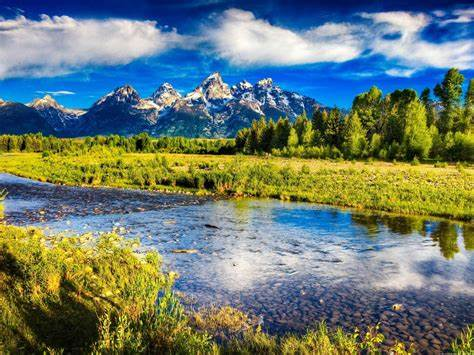
%> input picture 1.jpg, 474 x 355 px
$ octave a22.m   (GNU Octave 9; MATLAB toolbox functions it lacks are replaced by stand-ins)
%> lines starting %> are read from the running program, lines starting %| are printed output that depends on the picture; in (x1, y1, x2, y2) boxes, pixels count from 0 and x2, y2 are one past the last pixel; in counts of white or black regions, pixels touching at a corner belong together; the program's own positions count from 1
% Read the input image
inputImage = imread('1.jpg');
%> inputImage is the input picture: size 355x474x3 uint8; mean R, G, B 108.2, 123.7, 112.5
grayImage = rgb2gray(inputImage);
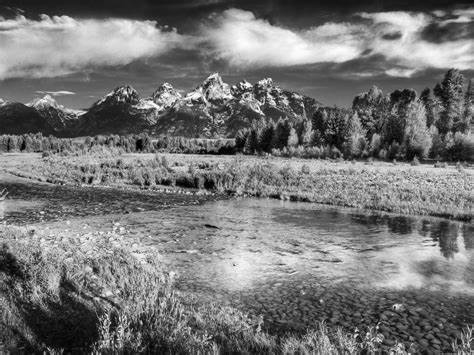
%> grayImage: size 355x474 uint8; min 0, max 254, mean 117.8

% Apply Roberts operator
robertsHorizontal = edge(grayImage, 'Roberts');
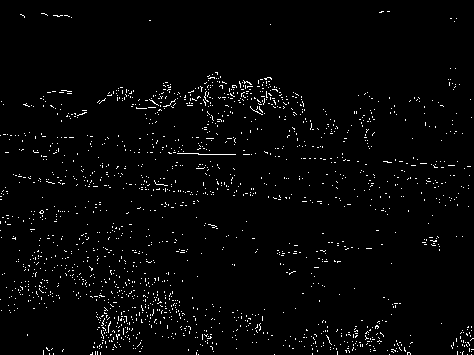
%> robertsHorizontal: size 355x474 logical; 2.2% white in thin lines or dots
robertsVertical = edge(grayImage, 'Roberts', 90);
%> robertsVertical: size 355x474 logical; every value is 0
robertsEdge = robertsHorizontal | robertsVertical;

% Apply Prewitt operator
prewittEdge = edge(grayImage, 'Prewitt');
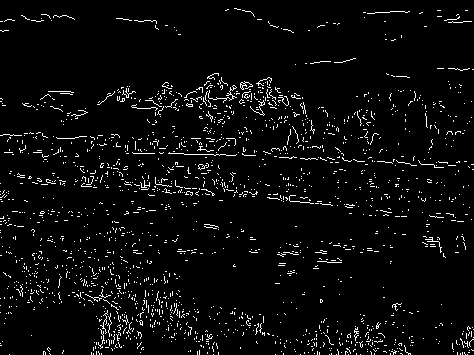
%> prewittEdge: size 355x474 logical; 4.1% white in thin lines or dots

% Apply Sobel operator
sobelEdge = edge(grayImage, 'Sobel');
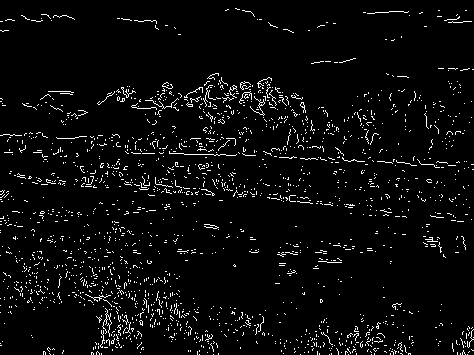
%> sobelEdge: size 355x474 logical; 4.2% white in thin lines or dots

% Display the original image and the edges detected using different operators
subplot(2, 2, 1);
imshow(inputImage);
title('Original Image');

subplot(2, 2, 2);
imshow(robertsEdge);
title('Roberts Edge');

subplot(2, 2, 3);
imshow(prewittEdge);
title('Prewitt Edge');

subplot(2, 2, 4);
imshow(sobelEdge);
title('Sobel Edge');

$ run again, with 2.jpg copied over 1.jpg
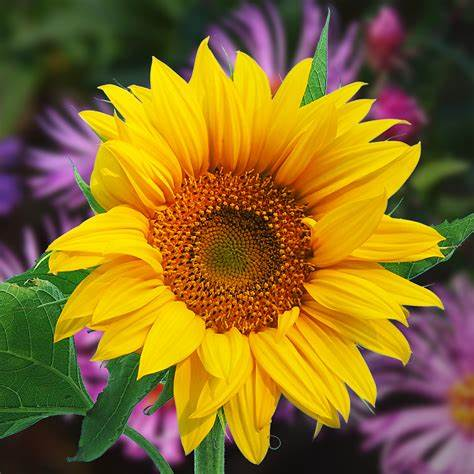
%> input picture 2.jpg, 474 x 474 px
%> inputImage is the input picture: size 474x474x3 uint8; mean R, G, B 137.1, 107.9, 36.8
%> `robertsHorizontal = edge(grayImage, 'Roberts');`:
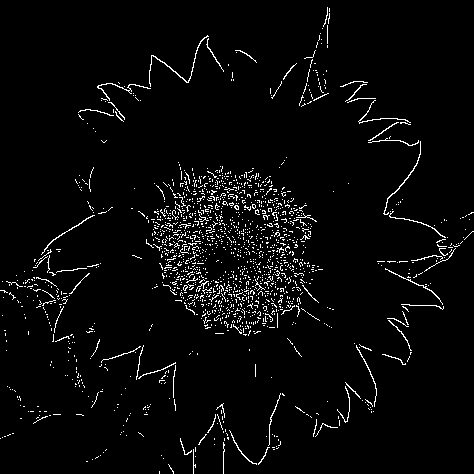
%> robertsHorizontal: size 474x474 logical; 3.5% white in thin lines or dots
%> robertsVertical: size 474x474 logical; every value is 0
%> prewittEdge: size 474x474 logical; 3.8% white in thin lines or dots
%> `sobelEdge = edge(grayImage, 'Sobel');`:
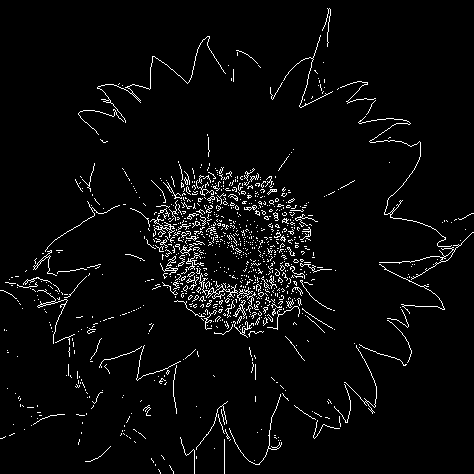
%> sobelEdge: size 474x474 logical; 3.8% white in thin lines or dots

$ run again, with 3.jpg copied over 1.jpg
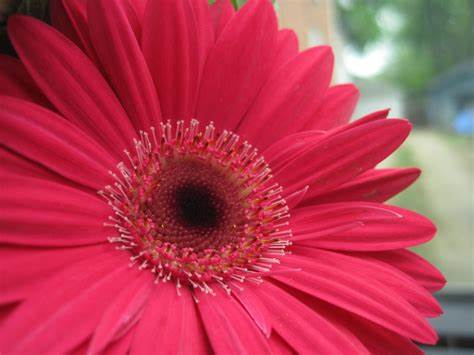
%> input picture 3.jpg, 474 x 355 px
%> inputImage is the input picture: size 355x474x3 uint8; mean R, G, B 183.5, 60.9, 82.7
%> `robertsHorizontal = edge(grayImage, 'Roberts');`:
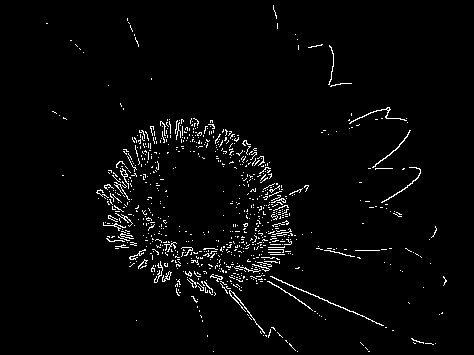
%> robertsHorizontal: size 355x474 logical; 2.8% white in thin lines or dots, all inside (x1, y1, x2, y2) = (46, 5, 447, 352)
%> robertsVertical: size 355x474 logical; every value is 0
%> prewittEdge: size 355x474 logical; 3.3% white in thin lines or dots
%> `sobelEdge = edge(grayImage, 'Sobel');`:
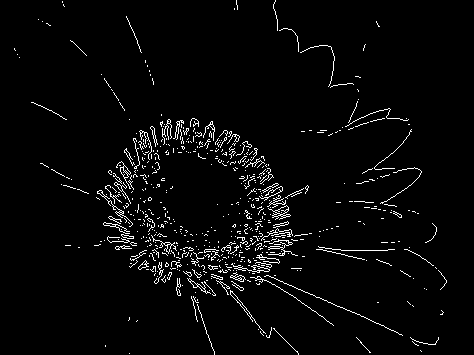
%> sobelEdge: size 355x474 logical; 3.3% white in thin lines or dots
